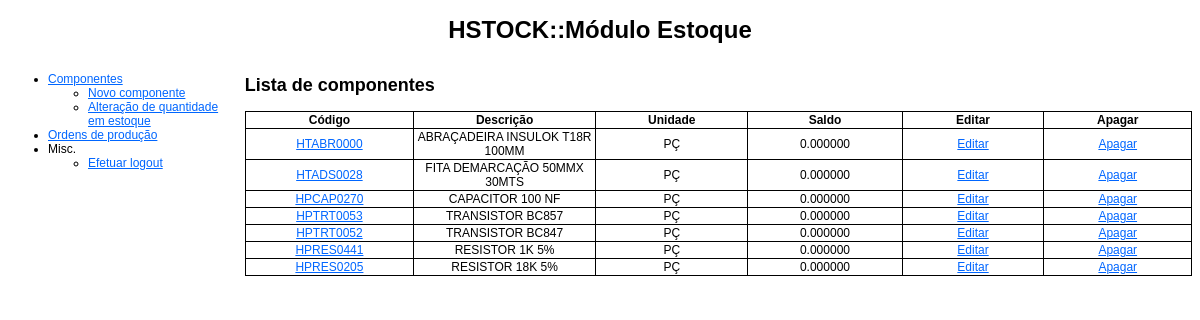
The page /estoque/componentes.php (signed in) on the database its author committed.
### tables this page shows
CREATE TABLE IF NOT EXISTS `componentes` (
  `codigo` varchar(10) NOT NULL,
  `descricao` text NOT NULL,
  `unidade` enum('PÇ','KG','LT','MT') NOT NULL DEFAULT 'PÇ',
  `saldo` decimal(10,6) NOT NULL DEFAULT '0.000000',
  PRIMARY KEY (`codigo`)
);

### estoque/componentes.php (the view, shortened to what this page needs)
<!DOCTYPE html PUBLIC "-//W3C//DTD XHTML 1.0 Transitional//EN" "http://www.w3.org/TR/xhtml1/DTD/xhtml1-transitional.dtd">
<html xmlns="http://www.w3.org/1999/xhtml">
    <head>
        <link href="estilos_hton.css" rel="stylesheet" type="text/css" />
    </head>
    <body>
   	<div id="header">
    	<h1>HSTOCK::Módulo Estoque</h1>
    </div>
    <div id="menu">
        <?php require_once('menu.php'); ?>
	</div>
    <div id="content">
		<?php
		@$action = $_GET['action'];
		switch($action)
		{
				?>
				<?php
			default:
				?>
                <h2>Lista de componentes</h2>
				<table class="content_table">
					<tr>
						<th>Código</th>
						<th>Descrição</th>
						<th>Unidade</th>
						<th>Saldo</th>
                        <th>Editar</th>
                        <th>Apagar</th>
					</tr>
					<?php
					$c = new conexao;
					$c->set_charset('utf8');
					$q = "SELECT * FROM componentes;";
					$r = $c->query($q);
					while($componente = $r->fetch_object()): ?>
					<tr>
						<td><a href='componentes.php?action=view&codigo=<?php echo $componente->codigo; ?>'><?php echo $componente->codigo; ?></a></td>
						<td><?php echo $componente->descricao; ?></td>
						<td><?php echo $componente->unidade; ?></td>
						<td><?php echo $componente->saldo; ?></td>
                        <td><a href='componentes.php?action=edit&codigo=<?php echo $componente->codigo; ?>'>Editar</a></td>
                        <td><a href='componentes.php?action=delete&codigo=<?php echo $componente->codigo; ?>'>Apagar</a></td>
					</tr>
					<?php endwhile; ?>
				</table>
				<?php
			break;
		}
		?>
    </div>
    </body>
</html>

### estoque/menu.php
<ul>
	<li><a href="componentes.php">Componentes</a>
        <ul>
            <li><a href="componentes.php?action=add">Novo componente</a></li>
            <li><a href="componentes.php?action=quantidade">Alteração de quantidade em estoque</a></li>
        </ul>
	</li>
	<li><a href="ops.php">Ordens de produção</a></li>
	<li>Misc.
		<ul>
			<li><a href="logout.php">Efetuar logout </a></li>
		</ul>
	</li>
</ul>

### estoque/estilos_hton.css (style rules this page uses)
#header { text-align: center; }
#menu { float: left; width: 19%; }
#content { float: right; width: 80%; }
#tabela_login, td, th { border-top-width: 1px; border-right-width: 1px; border-bottom-width: 1px; border-left-width: 1px; border-top-style: solid; border-right-style: solid; border-bottom-style: solid; border-left-style: solid; border-collapse:collapse; margin: auto; width: 500px; }
.content_table { width: 100%; }
.content_table, th, td { border: solid 1px; border-collapse:collapse; text-align:center; }
body { font-family: Arial, Helvetica, sans-serif; font-size: 12px; }
a:link, a:visited { text-decoration: underline; color: #06F; }

### rows shown on the page
componentes: codigo "HTABR0000", descricao "ABRAÇADEIRA INSULOK T18R 100MM", unidade "PÇ", saldo "0.000000"
componentes: codigo "HTADS0028", descricao "FITA DEMARCAÇÃO 50MMX 30MTS", unidade "PÇ", saldo "0.000000"
componentes: codigo "HPCAP0270", descricao "CAPACITOR 100 NF", unidade "PÇ", saldo "0.000000"
componentes: codigo "HPTRT0053", descricao "TRANSISTOR BC857", unidade "PÇ", saldo "0.000000"
componentes: codigo "HPTRT0052", descricao "TRANSISTOR BC847", unidade "PÇ", saldo "0.000000"
componentes: codigo "HPRES0441", descricao "RESISTOR 1K 5%", unidade "PÇ", saldo "0.000000"
componentes: codigo "HPRES0205", descricao "RESISTOR 18K 5%", unidade "PÇ", saldo "0.000000"
